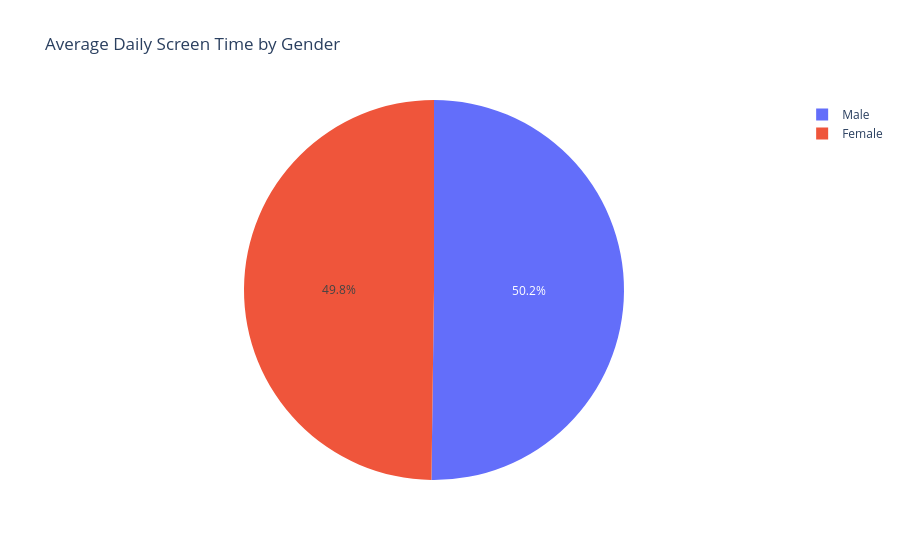

Notebook code for this chart:
### Markdown cell above
from above barplot we analyse that
"Smartphones" have the highest average daily screen time (14 hours), 
making them the primary source of user engagement.
"TV" is second highest (13 hours),showing it is still a major source of usage after "smartphones".
"Tablet" has Moderate (12 hours).
"Laptop" has Lowest (8 hours).

### Code cell
#To analyze the average screen time per gender and compare the distribution of screen time between genders.


avg_screen = df.groupby("Gender")["Avg_Daily_Screen_Time_hr"].mean().reset_index()

fig = px.pie(avg_screen, 
             names="Gender", 
             values="Avg_Daily_Screen_Time_hr", 
             title="Average Daily Screen Time by Gender")

fig.show()

### Figure 1 — Plotly figure (JSON) as saved in the notebook; plotly's stock layout.template omitted (floating-point values rounded to 4 significant figures)
{"data": [{"domain": {"x": [0, 1], "y": [0, 1]}, "hovertemplate": "Gender=%{label}<br>Avg_Daily_Screen_Time_hr=%{value}<extra></extra>", "labels": ["Female", "Male"], "legendgroup": "", "name": "", "showlegend": true, "type": "pie", "values": [4.349, 4.386]}], "layout": {"autosize": true, "legend": {"tracegroupgap": 0}, "title": {"text": "Average Daily Screen Time by Gender"}}}
